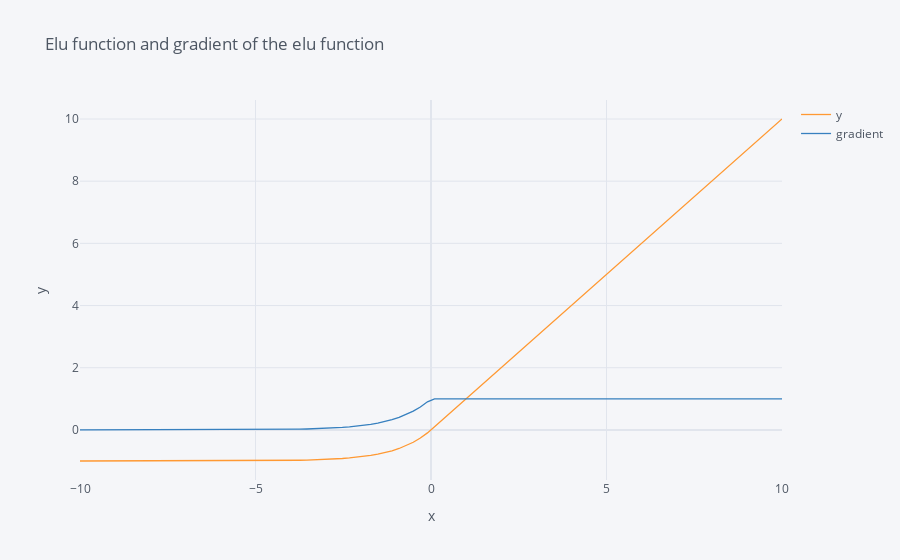

This figure's notebook cell:
### Code cell
pd.DataFrame({'x':X,'y':y,'gradient':derivative_elu}).iplot(kind='scatter',x='x',y=['y' , "gradient"],mode='lines',xTitle='x',yTitle='y',title='Elu function and gradient of the elu function')
